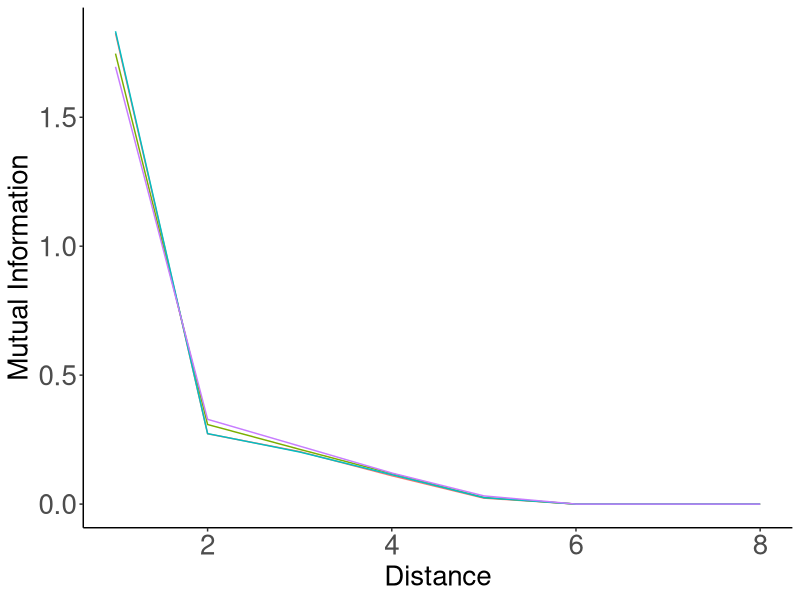
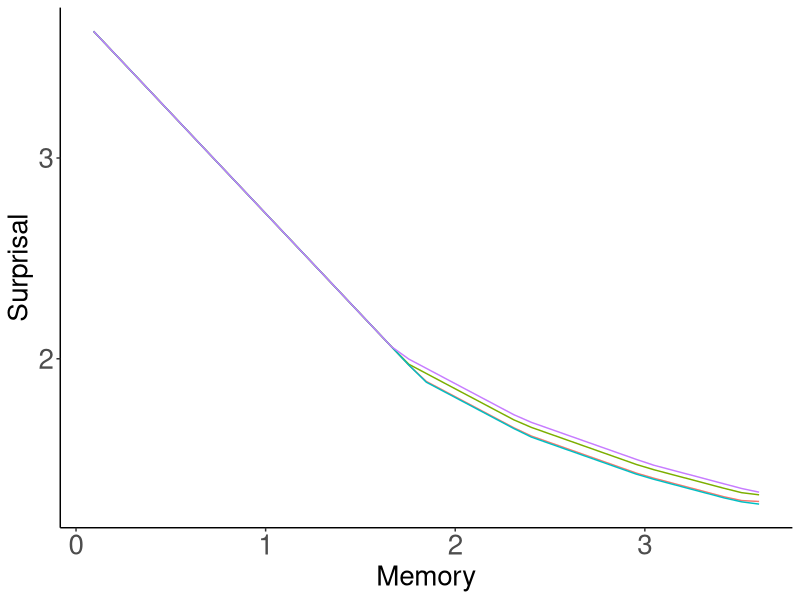
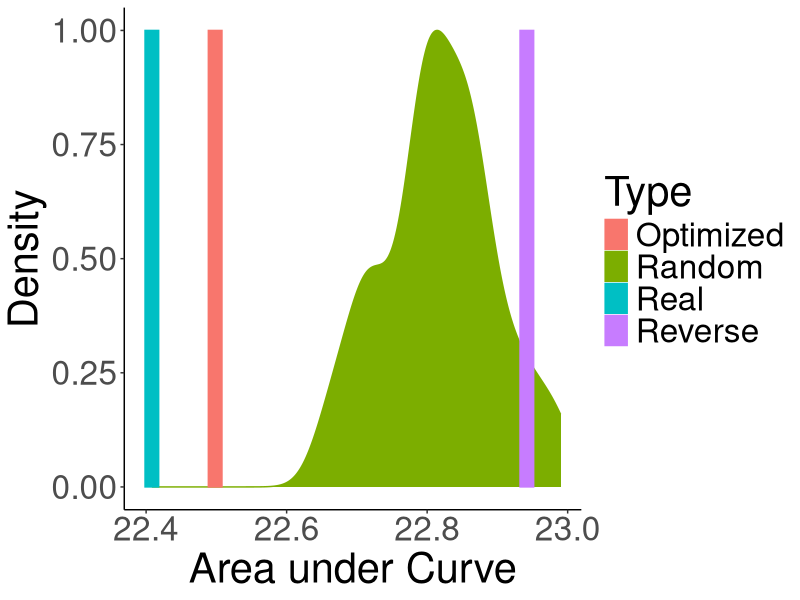

Recreate these plots in R, in order.
library(tidyr)
library(dplyr)
library(ggplot2)

######################################

data = read.csv("results.tsv", sep="\t")
data = data %>% filter(Script == "forWords_Sesotho_RandomOrder_FormsWordsGraphemes_HeldoutClip.py")

unigramCE = mean(data$UnigramCE)

data$Type = ifelse(data$Model %in% c("REAL", "RANDOM", "REVERSE"), as.character(data$Model), "Optimized")
data$Type = ifelse(data$Type %in% c("REAL"), "Real", as.character(data$Type))
data$Type = ifelse(data$Type %in% c("RANDOM"), "Random", as.character(data$Type))
data$Type = ifelse(data$Type %in% c("REVERSE"), "Reverse", as.character(data$Type))

data_ = data %>% group_by(Distance, Type) %>% summarise(MI=median(MI))
data_ = data_ %>% filter(Distance <= 7)
plot = ggplot(data_, aes(x=1+Distance, y=MI, color=Type)) + geom_line() #size=2)
plot = plot + theme_bw()
plot = plot + xlab("Distance") + ylab("Mutual Information")
plot = plot + theme(axis.title.x=element_text(size=20), axis.title.y=element_text(size=20), axis.text = element_text(size=20))
plot = plot + theme(panel.grid.major = element_blank(), panel.grid.minor = element_blank(), panel.background = element_blank(), legend.position="none")
plot = plot + theme(axis.line = element_line(colour = "black"),
            panel.grid.major = element_blank(),
                panel.grid.minor = element_blank(),
                panel.border = element_blank(),
                    panel.background = element_blank())
ggsave(plot, file=paste("../figures/Sesotho-suffixes-byPhonemes-it-heldout.pdf", sep=""), height=4, width=4)




data = read.csv("results_interpolated.tsv", sep="\t")


data = data %>% filter(Script == "forWords_Sesotho_RandomOrder_FormsWordsGraphemes_HeldoutClip.py")

data = data %>% group_by(Type, Memory) %>% summarise(Surprisal=unigramCE-median(MI))

plot = ggplot(data, aes(x=Memory, y=Surprisal, color=Type)) + geom_line() #size=2)
plot = plot + theme_bw()
plot = plot + theme(axis.title.x=element_text(size=20), axis.title.y=element_text(size=20), axis.text = element_text(size=20))
plot = plot + theme(panel.grid.major = element_blank(), panel.grid.minor = element_blank(), panel.background = element_blank(), legend.position="none")
plot = plot + theme(axis.line = element_line(colour = "black"),
            panel.grid.major = element_blank(),
                panel.grid.minor = element_blank(),
                panel.border = element_blank(),
                    panel.background = element_blank())
ggsave(plot, file=paste("../figures/Sesotho-suffixes-byPhonemes-memsurp-heldout.pdf", sep=""), height=4, width=4)


######################################

data = read.csv("results_auc.tsv", sep="\t")
data = data %>% filter(Script == "forWords_Sesotho_RandomOrder_FormsWordsGraphemes_HeldoutClip.py")


data$Type = ifelse(data$Model %in% c("REAL", "RANDOM", "REVERSE"), as.character(data$Model), "Optimized")
data$Type = ifelse(data$Type %in% c("REAL"), "Real", as.character(data$Type))
data$Type = ifelse(data$Type %in% c("RANDOM"), "Random", as.character(data$Type))
data$Type = ifelse(data$Type %in% c("REVERSE"), "Reverse", as.character(data$Type))

data_ = data %>% filter(Type %in% c("Real", "Random", "Optimized", "Reverse"))



barWidth = (max(data$AUC) - min(data$AUC))/30

plot = ggplot(data_, aes(x=AUC, fill=Type, color=Type))
plot = plot + theme_classic()
plot = plot + xlab("Area under Curve") + ylab("Density")
plot = plot + theme(text=element_text(size=30))
plot = plot + geom_density(data= data_%>%filter(Type == "Random"), aes(y=..scaled..)) 
plot = plot + geom_bar(data = data_ %>% filter(!(Type %in% c("Random"))) %>% group_by(Type) %>% summarise(AUC=mean(AUC)) %>% mutate(y=1),  aes(y=y, group=Type), width=barWidth, stat="identity", position = position_dodge())
ggsave(plot, file=paste("../figures/Sesotho-suffixes-byPhonemes-auc-hist-heldout.pdf", sep=""), height=4, width=4)



